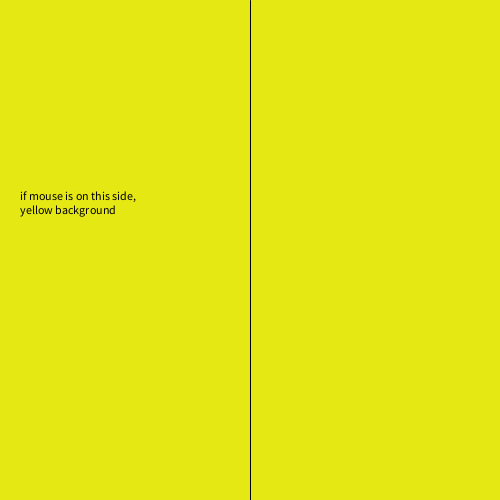
Frame 1 (no input)
Frame 60 (the mouse pressed at the canvas centre just before this capture): identical to frame 1, image omitted
Frame 120 (the mouse held since frame 60 and released just before this capture): identical to frame 1, image omitted

The Processing sketch that drew this single still picture (run headless with seeded random() and noise(); from frame 60 on, the mouse is pressed at the canvas centre):

// Processing sketch: w04c_conditionals1
// ── w04c_conditionals1.pde
// code 1 fall 2019
// bryan ma

// change the background color based on if the 
// mouse is on the left or right side of the screen.
// also this sketch uses the text() function.

int count = 0;
boolean onRightSide;

void setup() {
  size(500, 500);
}

void draw() {
  if (mouseX > width/2) {
    onRightSide = true;
  } else {
    onRightSide = false;
  }
  
  fill(0);
  if (onRightSide == true) {
    background(150, 153, 148);
    text("if mouse is on this side, \ngrey background", width/2 + 20, 200);
  } else {
    background(230, 232, 20);
    text("if mouse is on this side, \nyellow background", 20, 200);
  }
  
  line(width/2, 0, width/2, height);

  
}
